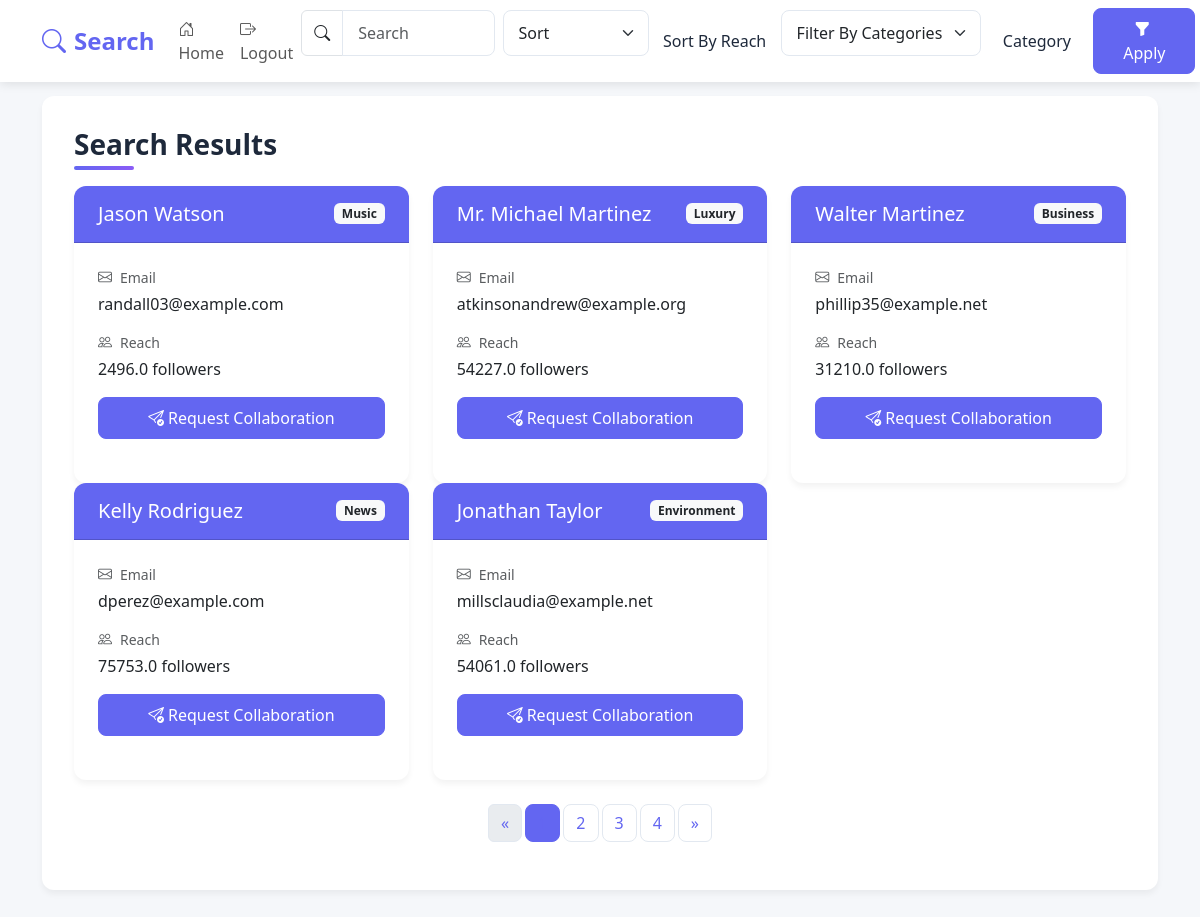
Page /search (signed in) on the committed database.
### components/models.py (models this page shows)
class User(db.Model, UserMixin):
    __tablename__ = "user"
    id = db.Column(db.Integer, primary_key=True, unique = True, nullable=False)
    role = db.Column(db.String, nullable=False)
    name = db.Column(db.String, nullable=False)
    email = db.Column(db.String, nullable=False, unique = True)
    password = db.Column(db.String, nullable=False)
    industry = db.Column(db.String)
    category = db.Column(db.String)
    reach = db.Column(db.Float)
    created_on = db.Column(db.Date, nullable=False)
    campaigns = db.relationship('Campaign', back_populates = 'sponsor')
    ad_requests = db.relationship('Ad_request', back_populates = 'influencer')

### app.py (the view, shortened to what this page needs)
@app.route('/search', methods=['GET', 'POST'])
@login_required
def search():
    user = current_user
    form_id = request.form.get('form_id')
    campaign = []
    page = request.args.get('page', 1, type=int)
    error = request.args.get('error', '')
    name = request.args.get('name', '')
    sort = request.args.get('sort', None)
    if sort == "None": sort = None
    category = request.args.get('category', None)
    if category == "None": category = None
    if request.method == 'GET' and user.role == 'Influencer':
        campaigns = search_campaign(name, sort, category, page)
        filter_dic = {"name": name, "sort": sort, "category": category}
        return render_template('search.html', type=user.role, results=campaigns, campaign=campaign, id=user.id, filter_dic=filter_dic, error=error)
    elif request.method == 'GET' and user.role == 'Sponsor':
        influencers = search_user(name, sort, category, page)
        campaign = get_sponsor_campaigns(user.id, -1)
        filter_dic = {"name": name, "sort": sort, "category": category}
        return render_template('search.html', type=user.role, results=influencers, campaign=campaign, id=None, filter_dic=filter_dic, error=error)

### app.py (called while the page is built)
@login_manager.user_loader
def load_user(user_id):
    user = User.query.get(user_id)
    return user

### components/campaign.py (called while the page is built)
def get_sponsor_campaigns(sponsor_id, page):
    if page == -1:
        campaigns = Campaign.query.filter_by(sponsor_id=sponsor_id).all()
        return campaigns
    campaigns = Campaign.query.filter_by(sponsor_id=sponsor_id).paginate(page=page, per_page=5, error_out=False)
    return campaigns

### components/user.py (called while the page is built)
def search_user(name, reach, category, page):
    users = User.query.filter_by(role="Influencer")
    if category: users = users.filter_by(category=category)
    if name: users = users.filter(User.name.like('%' + name + '%'))
    if reach == "Descending":
        users = users.order_by(User.reach.desc())
    elif reach == "Ascending":
        users = users.order_by(User.reach.asc())
    users = users.paginate(page=page, per_page=5, error_out=False)
    return users

### templates/search.html (shortened to what this page needs)
<!DOCTYPE HTML>
<html lang="en">
<head>
    <link href="https://cdn.jsdelivr.net/npm/bootstrap@5.3.3/dist/css/bootstrap.min.css" rel="stylesheet">
    <link rel="stylesheet" href="https://cdn.jsdelivr.net/npm/bootstrap-icons@1.11.3/font/bootstrap-icons.min.css">
</head>
<body>
<nav class="navbar navbar-expand-lg navbar-light fixed-top">
    <div class="container">
        <a class="navbar-brand" href="#">
            <i class="bi bi-search me-2"></i>Search
        </a>
        <div class="collapse navbar-collapse" id="navbarSupportedContent">
            <ul class="navbar-nav me-auto">
                {% if type == "Sponsor" %}
                <li class="nav-item">
                    <a class="nav-link" href="{{ url_for('sponsor_dashboard') }}">
                        <i class="bi bi-house-door me-1"></i>Home
                    </a>
                </li>
                {% elif type == "Influencer" %}
                <li class="nav-item">
                    <a class="nav-link" href="{{ url_for('influencer_dashboard') }}">
                        <i class="bi bi-house-door me-1"></i>Home
                    </a>
                </li>
                {% endif %}
                <li class="nav-item">
                    <a class="nav-link" href="{{ url_for('logout') }}">
                        <i class="bi bi-box-arrow-right me-1"></i>Logout
                    </a>
                </li>
            </ul>
            <form class="d-flex align-items-center" method="POST">
                <div class="input-group me-2" style="width: 200px;">
                    <span class="input-group-text bg-white" style="height: 46px"><i class="bi bi-search"></i></span>
                    <input class="form-control" type="search" name="search" value="{{ filter_dic.name }}" placeholder="Search" aria-label="Search">
                </div>
                <select class="form-select me-2" name="sort" id="sort" aria-label="Sort" style="width:150px">
                    <option value="{{ None }}" disabled selected>Sort</option>
                </select>
                <label for="Search_Type" class="me-2" style="width:120px; text-align: center;">Sort By Reach</label>
                <select id="category" name="category" class="form-select me-2" style="width:200px">
                    <option value="{{ None }}" disabled selected>Filter By Categories</option>
                </select>
                <label for="category" class="me-2" style="width:100px; text-align: center;">Category</label>
                <button class="btn btn-primary" type="submit">
                    <i class="bi bi-funnel-fill me-1"></i>Apply
                </button>
            </form>
        </div>
    </div>
</nav>
<div class="container py-4">
    <div class="search-container">
        <h3 class="search-title">Search Results</h3>
        {% if type == "Sponsor" %}
        <div class="row">
            {% for influencer in results.items %}
            <div class="col-md-6 col-lg-4">
                <div class="card h-100">
                    <div class="card-header d-flex justify-content-between align-items-center">
                        <h5 class="mb-0">{{ influencer.name }}</h5>
                        <span class="badge bg-light text-dark">{{ influencer.category }}</span>
                    </div>
                    <div class="card-body">
                        <div class="mb-3">
                            <span class="d-block text-muted small mb-1"><i class="bi bi-envelope me-2"></i>Email</span>
                            <p>{{ influencer.email }}</p>
                        </div>
                        <div class="mb-3">
                            <span class="d-block text-muted small mb-1"><i class="bi bi-people me-2"></i>Reach</span>
                            <p>{{ influencer.reach }} followers</p>
                        </div>
                        <button type="button" class="btn btn-primary w-100" data-bs-toggle="modal" data-bs-target="#requestAd{{ influencer.id }}">
                            <i class="bi bi-send-check me-1"></i>Request Collaboration
                        </button>
                    </div>
                </div>
            </div>
            {% endfor %}
        </div>
        {% endif %}
        {% if results.pages > 1 %}
        <nav aria-label="Search results navigation" class="mt-4">
            <ul class="pagination justify-content-center">
                {% if results.has_prev %}
                <li class="page-item">
                    <a class="page-link" href="/search?page={{ results.prev_num }}&name={{ filter_dic.name }}&sort={{ filter_dic.sort }}&category={{ filter_dic.category }}" aria-label="Previous">
                        <span aria-hidden="true">&laquo;</span>
                    </a>
                </li>
                {% else %}
                <li class="page-item disabled">
                    <span class="page-link" aria-hidden="true">&laquo;</span>
                </li>
                {% endif %}
                {% for page_num in results.iter_pages(left_edge=1, right_edge=1, left_current=2, right_current=3) %}
                {% if page_num %}
                {% if page_num != results.page %}
                <li class="page-item"><a class="page-link" href="/search?page={{ page_num }}&name={{ filter_dic.name }}&sort={{ filter_dic.sort }}&category={{ filter_dic.category }}">{{ page_num }}</a></li>
                {% else %}
                <li class="page-item active" aria-current="page">
                    <span class="page-link">{{ page_num }}</span>
                </li>
                {% endif %}
                {% else %}
                <li class="page-item disabled"><span class="page-link">...</span></li>
                {% endif %}
                {% endfor %}
                {% if results.has_next %}
                <li class="page-item">
                    <a class="page-link" href="/search?page={{ results.next_num }}&name={{ filter_dic.name }}&sort={{ filter_dic.sort }}&category={{ filter_dic.category }}" aria-label="Next">
                        <span aria-hidden="true">&raquo;</span>
                    </a>
                </li>
                {% else %}
                <li class="page-item disabled">
                    <span class="page-link" aria-hidden="true">&raquo;</span>
                </li>
                {% endif %}
            </ul>
        </nav>
        {% endif %}
    </div>
</div>
</body>
</html>

### templates/search.html (style rules this page uses)
:root { --primary-color: #6366f1; --secondary-color: #8b5cf6; --dark-color: #1e293b; --light-color: #f8fafc; --success-color: #10b981; --danger-color: #ef4444; --warning-color: #f59e0b; }
body { font-family: 'Segoe UI', system-ui, -apple-system, sans-serif; background-color: #f5f7fa; color: var(--dark-color); margin-top: 72px; }
.navbar { box-shadow: 0 2px 10px rgba(0, 0, 0, 0.1); background-color: white !important; }
.navbar-brand { font-weight: 700; color: var(--primary-color) !important; font-size: 1.5rem; }
.card { border: none; border-radius: 12px; box-shadow: 0 4px 6px rgba(0, 0, 0, 0.05); transition: transform 0.2s, box-shadow 0.2s; margin-bottom: 20px; overflow: hidden; }
.card-header { background-color: var(--primary-color); color: white; font-weight: 600; padding: 1rem 1.5rem; }
.card-body { padding: 1.5rem; }
.btn-primary { background-color: var(--primary-color); border-color: var(--primary-color); border-radius: 8px; padding: 8px 20px; font-weight: 500; }
.search-container { background-color: white; border-radius: 12px; padding: 2rem; box-shadow: 0 4px 6px rgba(0, 0, 0, 0.05); margin-bottom: 2rem; }
.search-title { color: var(--dark-color); font-weight: 700; margin-bottom: 1.5rem; position: relative; }
.search-title::after { content: ''; position: absolute; bottom: -8px; left: 0; width: 60px; height: 4px; background: linear-gradient(to right, var(--primary-color), var(--secondary-color)); border-radius: 2px; }
.pagination .page-item.active .page-link { background-color: var(--primary-color); border-color: var(--primary-color); }
.pagination .page-link { color: var(--primary-color); border-radius: 8px; margin: 0 4px; border: 1px solid #e2e8f0; }
.form-control, .form-select { border-radius: 8px; padding: 10px 15px; border: 1px solid #e2e8f0; margin-bottom: 1rem; }

### rows in the picture
User: name "Jason Watson", category "Music", email "randall03@example.com", reach "2496.0"
User: name "Mr. Michael Martinez", category "Luxury", email "atkinsonandrew@example.org", reach "54227.0"
User: name "Walter Martinez", category "Business", email "phillip35@example.net", reach "31210.0"
User: name "Kelly Rodriguez", category "News", email "dperez@example.com", reach "75753.0"
User: name "Jonathan Taylor", category "Environment", email "millsclaudia@example.net", reach "54061.0"

### other values in the picture
{{ page_num }} "2" "3" "4"
